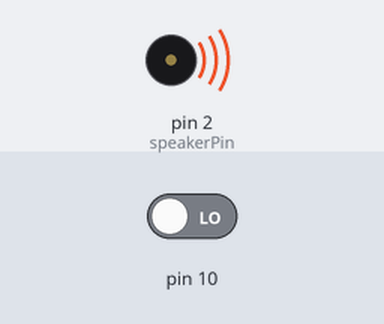
A sketch run on a simulated Arduino Uno, built with avr-gcc and run on an emulated ATmega328P. On the bench: buzzer (waves = sounding). The test bench sets the inputs (shaded band); at power-on: pin 10 LOW.

Above: at 0.1 s.
Timing chart, 0 to 40.0 s (numbered marks = the images above):
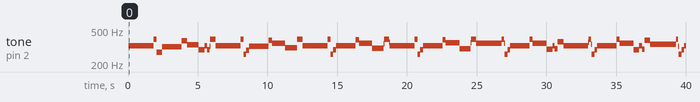

The sketch:

car_music.ino
```cpp
int speakerPin = 2;


int length = 26;
char notes[] = "eeeeeeegcdefffgfeeeeddedg";
int beats[] = { 1,1,2,1,1,2,1,1,1,1,4,1,1,1,1,1,1,1,1,1,1,1,1,1,2,2 };
int tempo = 200;

void playTone(int tone, int duration) {
  for (long i = 0; i < duration * 1000L; i += tone * 2) {
    digitalWrite(speakerPin, HIGH);
    delayMicroseconds(tone);
    digitalWrite(speakerPin, LOW);
    delayMicroseconds(tone);
  }
}

void playNote(char note, int duration) {
char names[] = { 'c', 'd', 'e', 'f', 's', 'g', 'a', 'v', 'b', 'C', 'D', 'E' };
int tones[] = { 1915, 1700, 1519, 1432, 1352, 1275, 1136, 1073, 1014, 956, 852, 758 };

  for (int i = 0; i < 8; i++) {
    if (names[i] == note) {
      playTone(tones[i], duration);
    }
  }
}
void xmas_tunes()
{
  for (int i = 0; i < length; i++)
  {
    if (notes[i] == ' ')
    {
      delay(beats[i] * tempo); // rest
    }
    else
    {
      playNote(notes[i], beats[i] * tempo);
    }
  }


}

void setup() {
  pinMode(speakerPin, OUTPUT);
}

void loop() {
  int sensorVal = digitalRead(10);
  Serial.println(sensorVal);
  xmas_tunes();

}
```

Measured:
- by itself, tone on pin 2 (speakerPin): plays 328 Hz for 1.8 s, 388 Hz for 0.20 s, 273 Hz for 0.40 s, 320 Hz for 1.4 s, 373 Hz for 0.40 s, 338 Hz for 0.84 s … (72 notes in this stretch)
